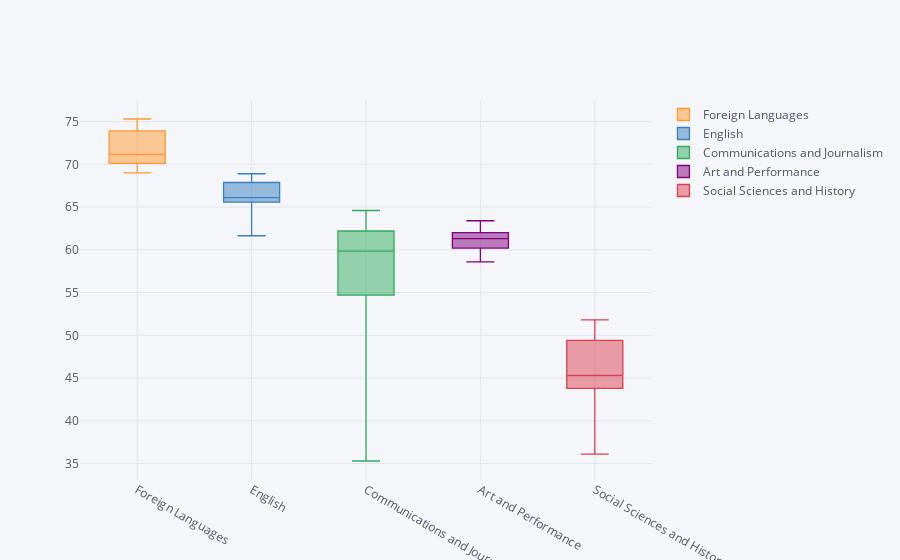

The code cell stored with this chart in its notebook:
### Code cell
df=bachelor_degrees.loc[:,lib_arts_cats]
title_plot, x_title, y_title = 'Women distribution in liberal arts degrees 1970-2011','Liberal arts degrees','Percent'
fig=plot_box_cf(df,title_plot,x_title,y_title)
iplot(fig,config=config_cf)

### Figure 1 — Plotly figure (JSON) as saved in the notebook; plotly's stock layout.template omitted (floating-point values rounded to 4 significant figures)
{"data": [{"boxpoints": false, "line": {"width": 1.3}, "marker": {"color": "rgba(255, 153, 51, 1.0)"}, "name": "Foreign Languages", "orientation": "v", "type": "box", "uid": "66f3c696-3032-4487-bebf-45118995a507", "y": [73.8, 73.9, 74.6, 74.9, 75.3, 75, 74.4, 74.3, 74.3, 74.2, 74.1, 73.9, 72.7, 71.8, 72.1, 70.8, 71.2, 72, 72.3, 72.4, 71.2, 71.1, 71, 70, 69.1, 69.6, 69.7, 70, 70.1, 70.9, 70.9, 71.2, 70.5, 70.6, 70.8, 69.9, 69.6, 70.2, 70.2, 69.3, 69, 69.5]}, {"boxpoints": false, "line": {"width": 1.3}, "marker": {"color": "rgba(55, 128, 191, 1.0)"}, "name": "English", "orientation": "v", "type": "box", "uid": "1fb697a0-6073-476d-8758-df62611e5a04", "y": [65.57, 64.56, 63.66, 62.94, 62.41, 61.65, 62.15, 62.72, 63.62, 65.09, 65.28, 65.84, 65.85, 65.92, 65.75, 65.8, 65.98, 66.71, 67.14, 67.02, 66.92, 66.24, 65.62, 65.73, 65.64, 65.94, 66.44, 66.79, 67.26, 67.82, 68.37, 68.58, 68.83, 68.89, 68.45, 68.57, 68.3, 67.87, 67.59, 67.97, 67.93, 68.43]}, {"boxpoints": false, "line": {"width": 1.3}, "marker": {"color": "rgba(50, 171, 96, 1.0)"}, "name": "Communications and Journalism", "orientation": "v", "type": "box", "uid": "03b2f9b5-5b64-4392-80c8-75ca9d9d8967", "y": [35.3, 35.5, 36.6, 38.4, 40.5, 41.5, 44.3, 46.9, 49.9, 52.3, 54.7, 56.4, 58, 58.6, 59.1, 59, 60, 60.2, 60.4, 60.5, 60.8, 60.8, 59.7, 58.7, 58.1, 58.8, 58.7, 60, 60, 61.2, 61.9, 63, 63.7, 64.6, 64.2, 63.4, 63, 62.5, 62.4, 62.8, 62.5, 62.2]}, {"boxpoints": false, "line": {"width": 1.3}, "marker": {"color": "rgba(128, 0, 128, 1.0)"}, "name": "Art and Performance", "orientation": "v", "type": "box", "uid": "95dffe6d-b45e-4e35-9874-28a217643fbc", "y": [59.7, 59.9, 60.4, 60.2, 61.9, 60.9, 61.3, 62, 62.5, 63.2, 63.4, 63.3, 63.1, 62.4, 62.1, 61.8, 62.1, 61.7, 61.7, 62, 62.6, 62.1, 61, 60.2, 59.4, 59.2, 58.6, 58.7, 59.1, 59.2, 59.2, 59.4, 60.9, 61.1, 61.3, 61.4, 61.6, 61.4, 60.7, 61, 61.3, 61.2]}, {"boxpoints": false, "line": {"width": 1.3}, "marker": {"color": "rgba(219, 64, 82, 1.0)"}, "name": "Social Sciences and History", "orientation": "v", "type": "box", "uid": "0e4c4fed-2fba-40f1-822b-51f4c5aadafe", "y": [36.8, 36.2, 36.1, 36.4, 37.3, 37.7, 39.2, 40.5, 41.8, 43.6, 44.2, 44.6, 44.6, 44.1, 44.1, 43.8, 44, 43.9, 44.4, 44.2, 45.1, 45.5, 45.8, 46.1, 46.8, 47.9, 48.7, 49.2, 50.5, 51.2, 51.8, 51.7, 51.5, 50.9, 50.5, 50, 49.8, 49.3, 49.4, 49.4, 49.3, 49.2]}], "layout": {"legend": {"bgcolor": "#F5F6F9", "font": {"color": "#4D5663"}}, "paper_bgcolor": "#F5F6F9", "plot_bgcolor": "#F5F6F9", "title": {"font": {"color": "#4D5663"}}, "xaxis": {"gridcolor": "#E1E5ED", "showgrid": true, "tickfont": {"color": "#4D5663"}, "title": {"font": {"color": "#4D5663"}, "text": ""}, "zerolinecolor": "#E1E5ED"}, "yaxis": {"gridcolor": "#E1E5ED", "showgrid": true, "tickfont": {"color": "#4D5663"}, "title": {"font": {"color": "#4D5663"}, "text": ""}, "zerolinecolor": "#E1E5ED"}}}
